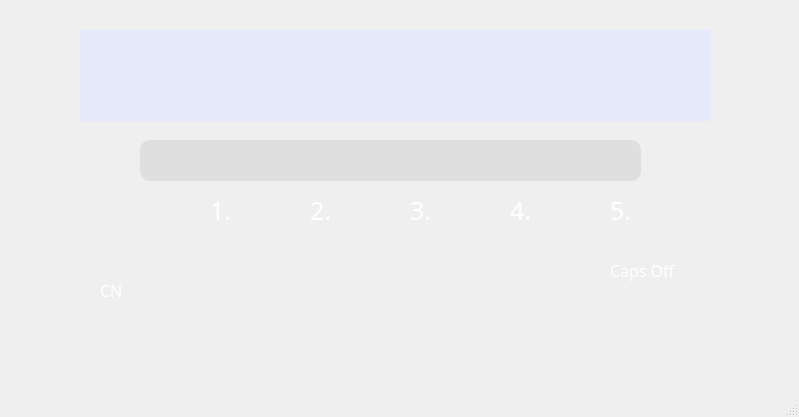
<?xml version="1.0" encoding="UTF-8"?>
<ui version="4.0">
 <class>MainWindow</class>
 <widget class="QMainWindow" name="MainWindow">
  <property name="geometry">
   <rect>
    <x>0</x>
    <y>0</y>
    <width>799</width>
    <height>417</height>
   </rect>
  </property>
  <property name="minimumSize">
   <size>
    <width>799</width>
    <height>417</height>
   </size>
  </property>
  <property name="maximumSize">
   <size>
    <width>799</width>
    <height>417</height>
   </size>
  </property>
  <property name="windowTitle">
   <string>输入法演示窗口</string>
  </property>
  <property name="windowIcon">
   <iconset>
    <normaloff>F:/个性化/710枚白色图标/有道云笔记.ico</normaloff>F:/个性化/710枚白色图标/有道云笔记.ico</iconset>
  </property>
  <property name="styleSheet">
   <string notr="true">#MainWindow{
	background:url(&quot;12.JPG&quot;);
}</string>
  </property>
  <widget class="QWidget" name="centralWidget">
   <property name="styleSheet">
    <string notr="true">#centralWidget{
	background:url(&quot;12.jpg&quot;);
}</string>
   </property>
   <widget class="QLabel" name="inputDisplayLabel">
    <property name="geometry">
     <rect>
      <x>140</x>
      <y>140</y>
      <width>501</width>
      <height>41</height>
     </rect>
    </property>
    <property name="styleSheet">
     <string notr="true">#inputDisplayLabel{
	color:white;
	font-size:20px;
	background:rgb(199, 199, 199, 40%);
	border-radius:10px;
	padding-left:30px;
}</string>
    </property>
    <property name="text">
     <string/>
    </property>
   </widget>
   <widget class="QTextEdit" name="textEdit">
    <property name="geometry">
     <rect>
      <x>80</x>
      <y>30</y>
      <width>631</width>
      <height>91</height>
     </rect>
    </property>
    <property name="styleSheet">
     <string notr="true">#textEdit{
	border-radius:50px;
	background:rgb(220,230,255,60%);
	font-size:25px;
	font-family:&quot;幼圆&quot;;
	color:white;
}</string>
    </property>
   </widget>
   <widget class="QLabel" name="statusLabel">
    <property name="geometry">
     <rect>
      <x>100</x>
      <y>260</y>
      <width>91</width>
      <height>61</height>
     </rect>
    </property>
    <property name="font">
     <font>
      <family>Bauhaus 93</family>
      <pointsize>12</pointsize>
     </font>
    </property>
    <property name="styleSheet">
     <string notr="true">#statusLabel{
	color:white;
}</string>
    </property>
    <property name="text">
     <string>CN</string>
    </property>
    <property name="textFormat">
     <enum>Qt::PlainText</enum>
    </property>
    <property name="wordWrap">
     <bool>false</bool>
    </property>
   </widget>
   <widget class="QLabel" name="capsLock">
    <property name="geometry">
     <rect>
      <x>610</x>
      <y>240</y>
      <width>91</width>
      <height>61</height>
     </rect>
    </property>
    <property name="font">
     <font>
      <family>Bauhaus 93</family>
      <pointsize>12</pointsize>
     </font>
    </property>
    <property name="styleSheet">
     <string notr="true">#capsLock{
	color:white;
}</string>
    </property>
    <property name="text">
     <string>Caps Off</string>
    </property>
    <property name="textFormat">
     <enum>Qt::PlainText</enum>
    </property>
    <property name="wordWrap">
     <bool>false</bool>
    </property>
   </widget>
   <widget class="QLabel" name="wordLabel_1">
    <property name="geometry">
     <rect>
      <x>210</x>
      <y>190</y>
      <width>91</width>
      <height>41</height>
     </rect>
    </property>
    <property name="font">
     <font>
      <family>幼圆</family>
      <pointsize>-1</pointsize>
     </font>
    </property>
    <property name="styleSheet">
     <string notr="true">#wordLabel_1{
	background:rgb(138,138,138,0%);
	font-size:25px;
	border-radius:5px;	
	color:white;
	font-family:&quot;幼圆&quot;;
}</string>
    </property>
    <property name="text">
     <string>1.</string>
    </property>
   </widget>
   <widget class="QLabel" name="wordLabel_2">
    <property name="geometry">
     <rect>
      <x>310</x>
      <y>190</y>
      <width>91</width>
      <height>41</height>
     </rect>
    </property>
    <property name="font">
     <font>
      <family>幼圆</family>
      <pointsize>-1</pointsize>
     </font>
    </property>
    <property name="styleSheet">
     <string notr="true">#wordLabel_2{
	background:rgb(138,138,138,0%);
	font-size:25px;
	border-radius:5px;	
	color:white;
	font-family:&quot;幼圆&quot;;
}</string>
    </property>
    <property name="text">
     <string>2.</string>
    </property>
   </widget>
   <widget class="QLabel" name="wordLabel_3">
    <property name="geometry">
     <rect>
      <x>410</x>
      <y>190</y>
      <width>91</width>
      <height>41</height>
     </rect>
    </property>
    <property name="font">
     <font>
      <family>幼圆</family>
      <pointsize>-1</pointsize>
     </font>
    </property>
    <property name="styleSheet">
     <string notr="true">#wordLabel_3{
	background:rgb(138,138,138,0%);
	font-size:25px;
	border-radius:5px;	
	color:white;
	font-family:&quot;幼圆&quot;;
}</string>
    </property>
    <property name="text">
     <string>3.</string>
    </property>
   </widget>
   <widget class="QLabel" name="wordLabel_4">
    <property name="geometry">
     <rect>
      <x>510</x>
      <y>190</y>
      <width>91</width>
      <height>41</height>
     </rect>
    </property>
    <property name="font">
     <font>
      <family>幼圆</family>
      <pointsize>-1</pointsize>
     </font>
    </property>
    <property name="styleSheet">
     <string notr="true">#wordLabel_4{
	background:rgb(138,138,138,0%);
	font-size:25px;
	border-radius:5px;	
	color:white;
	font-family:&quot;幼圆&quot;;
}</string>
    </property>
    <property name="text">
     <string>4.</string>
    </property>
   </widget>
   <widget class="QLabel" name="wordLabel_5">
    <property name="geometry">
     <rect>
      <x>610</x>
      <y>190</y>
      <width>91</width>
      <height>41</height>
     </rect>
    </property>
    <property name="font">
     <font>
      <family>幼圆</family>
      <pointsize>-1</pointsize>
     </font>
    </property>
    <property name="styleSheet">
     <string notr="true">#wordLabel_5{
	font-size:25px;
	border-radius:5px;	
	color:white;
	font-family:&quot;幼圆&quot;;
}</string>
    </property>
    <property name="text">
     <string>5.</string>
    </property>
   </widget>
  </widget>
  <widget class="QMenuBar" name="menuBar">
   <property name="geometry">
    <rect>
     <x>0</x>
     <y>0</y>
     <width>799</width>
     <height>26</height>
    </rect>
   </property>
  </widget>
  <widget class="QStatusBar" name="statusBar"/>
 </widget>
 <layoutdefault spacing="6" margin="11"/>
 <resources/>
 <connections/>
</ui>
